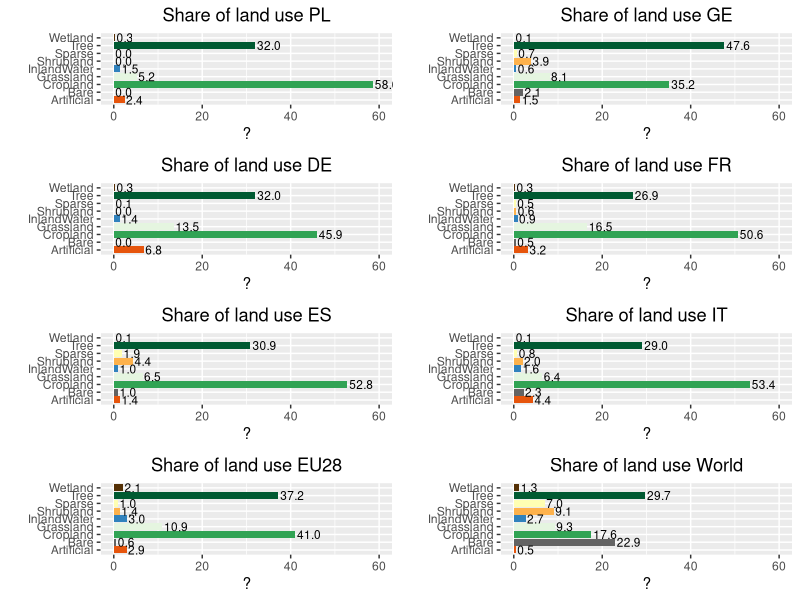

Write R code to recreate this figure.
require(ggplot2)
library("dplyr")
library(RColorBrewer)
library(ggpubr)

## Bare;Cropland;Tree;Grassland;Shrubland;Sparse;Artificial;InlandWater;Wetland
##  1    2        3   4         5         6       7          8           9
mycolors <- c( '#e6550d', '#636363', '#31a354', '#e5f5e0', '#3182bd', '#feb24c', '#ffffb3', '#005a32', '#543005')



showBP <- function(country, cname) {

  p <- ggplot(d, aes(x = class, y=country, fill=class )) +
    geom_bar(stat="identity") +
    xlab(label="") + ylab(label="% ") +
    ##coord_cartesian(ylim = c(0, 60)) +
    scale_y_continuous(name="?", limits=c(0, 60)) +
    coord_flip()+ ggtitle(sprintf ("Share of land use %s", cname)) +
    theme(plot.title = element_text(hjust = 0.5)) +
    scale_fill_manual(values = mycolors) +
    geom_text(aes(label=sprintf ("%.1f", country)), hjust=-.08, color="black", size=3.0) +
    ###scale_color_discrete(guide=F) +
    theme(legend.position="none")

  return(p)
}


d <- read.csv("land_cover_2015_percent_byCountry.csv", sep = ';', dec = ".",  header=T, na.string="NA");

p1 <- showBP(d$Poland, 'PL');
##p2 <- showBP(d$Uzbekistan, 'UZ');
p2 <- showBP(d$Georgia, 'GE');
p3 <- showBP(d$Germany, 'DE');
p4 <- showBP(d$France, 'FR');
p5 <- showBP(d$Spain, 'ES');
p6 <- showBP(d$Italy, 'IT');
p7 <- showBP(d$EU28, 'EU28');
p8 <- showBP(d$World, 'World');

ggarrange(p1, p2, p3,p4, p5, p6, p7, p8, ncol = 2, nrow = 4)

